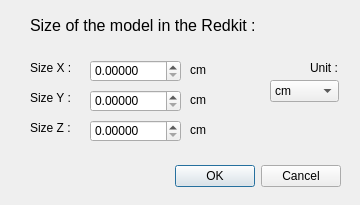
<?xml version="1.0" encoding="UTF-8"?>
<ui version="4.0">
 <class>ReSize</class>
 <widget class="QDialog" name="ReSize">
  <property name="geometry">
   <rect>
    <x>0</x>
    <y>0</y>
    <width>360</width>
    <height>205</height>
   </rect>
  </property>
  <property name="windowTitle">
   <string>Dialog</string>
  </property>
  <widget class="QDialogButtonBox" name="buttonBox">
   <property name="geometry">
    <rect>
     <x>30</x>
     <y>160</y>
     <width>311</width>
     <height>32</height>
    </rect>
   </property>
   <property name="orientation">
    <enum>Qt::Horizontal</enum>
   </property>
   <property name="standardButtons">
    <set>QDialogButtonBox::Cancel|QDialogButtonBox::Ok</set>
   </property>
  </widget>
  <widget class="QLabel" name="label">
   <property name="geometry">
    <rect>
     <x>30</x>
     <y>60</y>
     <width>41</width>
     <height>16</height>
    </rect>
   </property>
   <property name="text">
    <string>Size X :</string>
   </property>
  </widget>
  <widget class="QLabel" name="label_2">
   <property name="geometry">
    <rect>
     <x>30</x>
     <y>90</y>
     <width>41</width>
     <height>16</height>
    </rect>
   </property>
   <property name="text">
    <string>Size Y :</string>
   </property>
  </widget>
  <widget class="QLabel" name="label_3">
   <property name="geometry">
    <rect>
     <x>30</x>
     <y>120</y>
     <width>41</width>
     <height>16</height>
    </rect>
   </property>
   <property name="text">
    <string>Size Z :</string>
   </property>
  </widget>
  <widget class="QDoubleSpinBox" name="spinbox_sizeX">
   <property name="geometry">
    <rect>
     <x>90</x>
     <y>60</y>
     <width>91</width>
     <height>22</height>
    </rect>
   </property>
   <property name="decimals">
    <number>5</number>
   </property>
   <property name="maximum">
    <double>9999.989999999999782</double>
   </property>
  </widget>
  <widget class="QDoubleSpinBox" name="spinbox_sizeY">
   <property name="geometry">
    <rect>
     <x>90</x>
     <y>120</y>
     <width>91</width>
     <height>22</height>
    </rect>
   </property>
   <property name="decimals">
    <number>5</number>
   </property>
   <property name="maximum">
    <double>9999.989999999999782</double>
   </property>
  </widget>
  <widget class="QDoubleSpinBox" name="spinbox_sizeZ">
   <property name="geometry">
    <rect>
     <x>90</x>
     <y>90</y>
     <width>91</width>
     <height>22</height>
    </rect>
   </property>
   <property name="decimals">
    <number>5</number>
   </property>
   <property name="maximum">
    <double>9999.989999999999782</double>
   </property>
  </widget>
  <widget class="QLabel" name="label_unitX">
   <property name="geometry">
    <rect>
     <x>190</x>
     <y>60</y>
     <width>21</width>
     <height>20</height>
    </rect>
   </property>
   <property name="text">
    <string>cm</string>
   </property>
  </widget>
  <widget class="QLabel" name="label_unitY">
   <property name="geometry">
    <rect>
     <x>190</x>
     <y>90</y>
     <width>21</width>
     <height>20</height>
    </rect>
   </property>
   <property name="text">
    <string>cm</string>
   </property>
  </widget>
  <widget class="QLabel" name="label_unitZ">
   <property name="geometry">
    <rect>
     <x>190</x>
     <y>120</y>
     <width>21</width>
     <height>20</height>
    </rect>
   </property>
   <property name="text">
    <string>cm</string>
   </property>
  </widget>
  <widget class="QLabel" name="label_7">
   <property name="geometry">
    <rect>
     <x>30</x>
     <y>10</y>
     <width>251</width>
     <height>31</height>
    </rect>
   </property>
   <property name="font">
    <font>
     <pointsize>12</pointsize>
    </font>
   </property>
   <property name="text">
    <string>Size of the model in the Redkit :</string>
   </property>
  </widget>
  <widget class="QLabel" name="label_8">
   <property name="geometry">
    <rect>
     <x>310</x>
     <y>60</y>
     <width>31</width>
     <height>16</height>
    </rect>
   </property>
   <property name="text">
    <string>Unit :</string>
   </property>
  </widget>
  <widget class="QComboBox" name="combo_unit">
   <property name="geometry">
    <rect>
     <x>270</x>
     <y>80</y>
     <width>69</width>
     <height>22</height>
    </rect>
   </property>
   <item>
    <property name="text">
     <string>cm</string>
    </property>
   </item>
   <item>
    <property name="text">
     <string>m</string>
    </property>
   </item>
  </widget>
 </widget>
 <resources/>
 <connections>
  <connection>
   <sender>buttonBox</sender>
   <signal>accepted()</signal>
   <receiver>ReSize</receiver>
   <slot>accept()</slot>
   <hints>
    <hint type="sourcelabel">
     <x>248</x>
     <y>254</y>
    </hint>
    <hint type="destinationlabel">
     <x>157</x>
     <y>274</y>
    </hint>
   </hints>
  </connection>
  <connection>
   <sender>buttonBox</sender>
   <signal>rejected()</signal>
   <receiver>ReSize</receiver>
   <slot>reject()</slot>
   <hints>
    <hint type="sourcelabel">
     <x>316</x>
     <y>260</y>
    </hint>
    <hint type="destinationlabel">
     <x>286</x>
     <y>274</y>
    </hint>
   </hints>
  </connection>
 </connections>
</ui>
